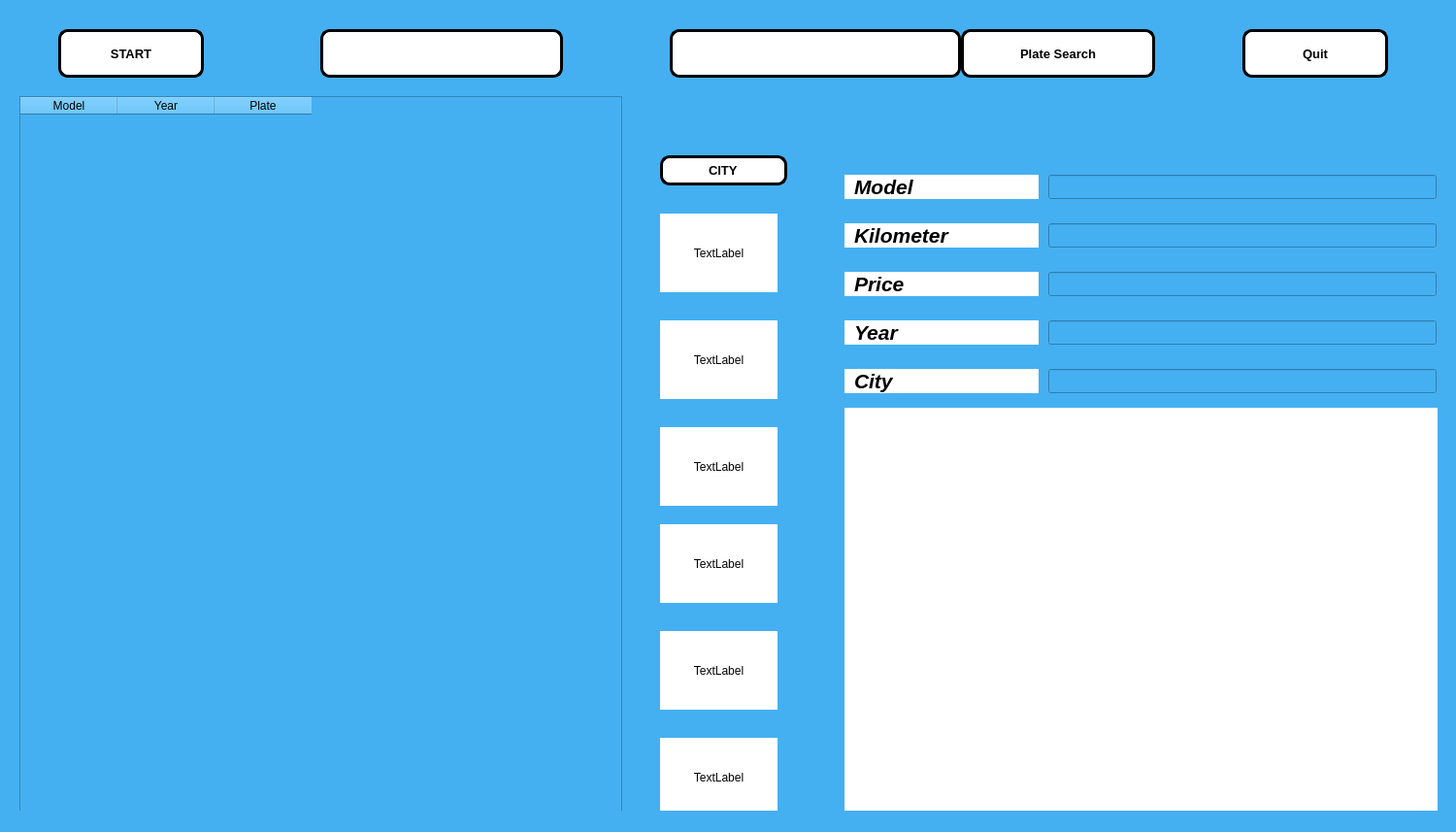
<?xml version="1.0" encoding="UTF-8"?>
<ui version="4.0">
 <class>MainWindow</class>
 <widget class="QMainWindow" name="MainWindow">
  <property name="geometry">
   <rect>
    <x>0</x>
    <y>0</y>
    <width>1500</width>
    <height>857</height>
   </rect>
  </property>
  <property name="windowTitle">
   <string>MainWindow</string>
  </property>
  <property name="styleSheet">
   <string notr="true">background-color: rgb(69,176,241);

</string>
  </property>
  <widget class="QWidget" name="centralwidget">
   <widget class="QTableWidget" name="table_autos">
    <property name="geometry">
     <rect>
      <x>20</x>
      <y>99</y>
      <width>621</width>
      <height>801</height>
     </rect>
    </property>
    <property name="rowCount">
     <number>0</number>
    </property>
    <property name="columnCount">
     <number>3</number>
    </property>
    <column>
     <property name="text">
      <string>Model</string>
     </property>
    </column>
    <column>
     <property name="text">
      <string>Year</string>
     </property>
    </column>
    <column>
     <property name="text">
      <string>Plate</string>
     </property>
    </column>
   </widget>
   <widget class="QLineEdit" name="plate">
    <property name="geometry">
     <rect>
      <x>690</x>
      <y>30</y>
      <width>300</width>
      <height>50</height>
     </rect>
    </property>
    <property name="styleSheet">
     <string notr="true">border-radius:10px;
border-width:3px;
border-style: solid;
background-color: rgb(255, 255, 255);
border-color: rgb(0, 0, 0);


</string>
    </property>
    <property name="alignment">
     <set>Qt::AlignCenter</set>
    </property>
   </widget>
   <widget class="QPushButton" name="PlateSearch">
    <property name="geometry">
     <rect>
      <x>990</x>
      <y>30</y>
      <width>200</width>
      <height>50</height>
     </rect>
    </property>
    <property name="font">
     <font>
      <family>Arial</family>
      <pointsize>10</pointsize>
      <weight>75</weight>
      <bold>true</bold>
     </font>
    </property>
    <property name="styleSheet">
     <string notr="true">QPushButton{border-radius:10px;
border-width:3px;
border-style: solid;
background-color: rgb(255, 255, 255);
border-color: rgb(0, 0, 0);




}
QPushButton:hover{background-color: rgb(147, 147, 141);}


</string>
    </property>
    <property name="text">
     <string>Plate Search</string>
    </property>
   </widget>
   <widget class="QPushButton" name="start">
    <property name="geometry">
     <rect>
      <x>60</x>
      <y>30</y>
      <width>150</width>
      <height>50</height>
     </rect>
    </property>
    <property name="font">
     <font>
      <family>Arial</family>
      <pointsize>10</pointsize>
      <weight>75</weight>
      <bold>true</bold>
     </font>
    </property>
    <property name="styleSheet">
     <string notr="true">QPushButton{border-radius:10px;
border-width:3px;
border-style: solid;
background-color: rgb(255, 255, 255);
border-color: rgb(0, 0, 0);




}
QPushButton:hover{background-color: rgb(147, 147, 141);}



</string>
    </property>
    <property name="text">
     <string>START</string>
    </property>
   </widget>
   <widget class="QLineEdit" name="total">
    <property name="geometry">
     <rect>
      <x>330</x>
      <y>30</y>
      <width>250</width>
      <height>50</height>
     </rect>
    </property>
    <property name="font">
     <font>
      <family>Arial</family>
      <pointsize>10</pointsize>
      <weight>75</weight>
      <bold>true</bold>
     </font>
    </property>
    <property name="styleSheet">
     <string notr="true">border-radius:10px;
border-width:3px;
border-style: solid;
background-color: rgb(255, 255, 255);
border-color: rgb(0, 0, 0);


</string>
    </property>
    <property name="text">
     <string/>
    </property>
    <property name="alignment">
     <set>Qt::AlignCenter</set>
    </property>
   </widget>
   <widget class="QPushButton" name="quit">
    <property name="geometry">
     <rect>
      <x>1280</x>
      <y>30</y>
      <width>150</width>
      <height>50</height>
     </rect>
    </property>
    <property name="font">
     <font>
      <family>Arial</family>
      <pointsize>10</pointsize>
      <weight>75</weight>
      <bold>true</bold>
     </font>
    </property>
    <property name="styleSheet">
     <string notr="true">QPushButton{border-radius:10px;
border-width:3px;
border-style: solid;
background-color: rgb(255, 255, 255);
border-color: rgb(0, 0, 0);




}
QPushButton:hover{background-color: rgb(147, 147, 141);}


</string>
    </property>
    <property name="text">
     <string>Quit</string>
    </property>
   </widget>
   <widget class="QLineEdit" name="Year_info">
    <property name="geometry">
     <rect>
      <x>1080</x>
      <y>330</y>
      <width>400</width>
      <height>25</height>
     </rect>
    </property>
    <property name="font">
     <font>
      <family>Arial</family>
      <pointsize>16</pointsize>
      <weight>75</weight>
      <italic>true</italic>
      <bold>true</bold>
     </font>
    </property>
   </widget>
   <widget class="QLineEdit" name="City_info">
    <property name="geometry">
     <rect>
      <x>1080</x>
      <y>380</y>
      <width>400</width>
      <height>25</height>
     </rect>
    </property>
    <property name="font">
     <font>
      <family>Arial</family>
      <pointsize>16</pointsize>
      <weight>75</weight>
      <italic>true</italic>
      <bold>true</bold>
     </font>
    </property>
   </widget>
   <widget class="QLineEdit" name="model_info">
    <property name="geometry">
     <rect>
      <x>1080</x>
      <y>180</y>
      <width>400</width>
      <height>25</height>
     </rect>
    </property>
    <property name="font">
     <font>
      <family>Arial</family>
      <pointsize>16</pointsize>
      <weight>75</weight>
      <italic>true</italic>
      <bold>true</bold>
     </font>
    </property>
    <property name="alignment">
     <set>Qt::AlignCenter</set>
    </property>
    <property name="cursorMoveStyle">
     <enum>Qt::LogicalMoveStyle</enum>
    </property>
   </widget>
   <widget class="QLineEdit" name="kilometer_info">
    <property name="geometry">
     <rect>
      <x>1080</x>
      <y>230</y>
      <width>400</width>
      <height>25</height>
     </rect>
    </property>
    <property name="font">
     <font>
      <family>Arial</family>
      <pointsize>16</pointsize>
      <weight>75</weight>
      <italic>true</italic>
      <bold>true</bold>
     </font>
    </property>
   </widget>
   <widget class="QLineEdit" name="Price_info">
    <property name="geometry">
     <rect>
      <x>1080</x>
      <y>280</y>
      <width>400</width>
      <height>25</height>
     </rect>
    </property>
    <property name="font">
     <font>
      <family>Arial</family>
      <pointsize>16</pointsize>
      <weight>75</weight>
      <italic>true</italic>
      <bold>true</bold>
     </font>
    </property>
   </widget>
   <widget class="QLabel" name="model">
    <property name="geometry">
     <rect>
      <x>870</x>
      <y>180</y>
      <width>200</width>
      <height>25</height>
     </rect>
    </property>
    <property name="font">
     <font>
      <family>Arial</family>
      <pointsize>16</pointsize>
      <weight>75</weight>
      <italic>true</italic>
      <bold>true</bold>
     </font>
    </property>
    <property name="styleSheet">
     <string notr="true">background-color: rgb(255, 255, 255);
border-color: rgb(255, 2, 255);
</string>
    </property>
    <property name="text">
     <string>Model</string>
    </property>
    <property name="margin">
     <number>0</number>
    </property>
    <property name="indent">
     <number>10</number>
    </property>
   </widget>
   <widget class="QLabel" name="kilometer">
    <property name="geometry">
     <rect>
      <x>870</x>
      <y>230</y>
      <width>200</width>
      <height>25</height>
     </rect>
    </property>
    <property name="font">
     <font>
      <family>Arial</family>
      <pointsize>16</pointsize>
      <weight>75</weight>
      <italic>true</italic>
      <bold>true</bold>
     </font>
    </property>
    <property name="styleSheet">
     <string notr="true">background-color: rgb(255, 255, 255);
border-color: rgb(255, 2, 255);</string>
    </property>
    <property name="text">
     <string>Kilometer</string>
    </property>
    <property name="indent">
     <number>10</number>
    </property>
   </widget>
   <widget class="QLabel" name="Year">
    <property name="geometry">
     <rect>
      <x>870</x>
      <y>330</y>
      <width>200</width>
      <height>25</height>
     </rect>
    </property>
    <property name="font">
     <font>
      <family>Arial</family>
      <pointsize>16</pointsize>
      <weight>75</weight>
      <italic>true</italic>
      <bold>true</bold>
     </font>
    </property>
    <property name="styleSheet">
     <string notr="true">background-color: rgb(255, 255, 255);
border-color: rgb(255, 2, 255);</string>
    </property>
    <property name="text">
     <string>Year</string>
    </property>
    <property name="indent">
     <number>10</number>
    </property>
   </widget>
   <widget class="QLabel" name="Price">
    <property name="geometry">
     <rect>
      <x>870</x>
      <y>280</y>
      <width>200</width>
      <height>25</height>
     </rect>
    </property>
    <property name="font">
     <font>
      <family>Arial</family>
      <pointsize>16</pointsize>
      <weight>75</weight>
      <italic>true</italic>
      <bold>true</bold>
     </font>
    </property>
    <property name="styleSheet">
     <string notr="true">background-color: rgb(255, 255, 255);
border-color: rgb(255, 2, 255);</string>
    </property>
    <property name="text">
     <string>Price</string>
    </property>
    <property name="scaledContents">
     <bool>true</bool>
    </property>
    <property name="indent">
     <number>10</number>
    </property>
   </widget>
   <widget class="QLabel" name="City1">
    <property name="geometry">
     <rect>
      <x>870</x>
      <y>380</y>
      <width>200</width>
      <height>25</height>
     </rect>
    </property>
    <property name="font">
     <font>
      <family>Arial</family>
      <pointsize>16</pointsize>
      <weight>75</weight>
      <italic>true</italic>
      <bold>true</bold>
     </font>
    </property>
    <property name="styleSheet">
     <string notr="true">background-color: rgb(255, 255, 255);
border-color: rgb(255, 2, 255);</string>
    </property>
    <property name="text">
     <string>City</string>
    </property>
    <property name="indent">
     <number>10</number>
    </property>
   </widget>
   <widget class="QLabel" name="image_label">
    <property name="geometry">
     <rect>
      <x>870</x>
      <y>420</y>
      <width>611</width>
      <height>431</height>
     </rect>
    </property>
    <property name="styleSheet">
     <string notr="true">
background-color: rgb(255, 255, 255);</string>
    </property>
    <property name="text">
     <string/>
    </property>
    <property name="pixmap">
     <pixmap>../elegant.jpg</pixmap>
    </property>
    <property name="scaledContents">
     <bool>true</bool>
    </property>
   </widget>
   <widget class="QLineEdit" name="city">
    <property name="geometry">
     <rect>
      <x>680</x>
      <y>160</y>
      <width>131</width>
      <height>31</height>
     </rect>
    </property>
    <property name="font">
     <font>
      <family>Arial</family>
      <pointsize>10</pointsize>
      <weight>75</weight>
      <bold>true</bold>
     </font>
    </property>
    <property name="styleSheet">
     <string notr="true">border-radius:10px;
border-width:3px;
border-style: solid;
background-color: rgb(255, 255, 255);
border-color: rgb(0, 0, 0);


</string>
    </property>
    <property name="text">
     <string>CITY</string>
    </property>
    <property name="alignment">
     <set>Qt::AlignCenter</set>
    </property>
   </widget>
   <widget class="QLabel" name="label_7">
    <property name="geometry">
     <rect>
      <x>680</x>
      <y>540</y>
      <width>121</width>
      <height>81</height>
     </rect>
    </property>
    <property name="styleSheet">
     <string notr="true">background-color: rgb(255, 255, 255);
border-color: rgb(255, 2, 255);</string>
    </property>
    <property name="text">
     <string>TextLabel</string>
    </property>
    <property name="alignment">
     <set>Qt::AlignCenter</set>
    </property>
   </widget>
   <widget class="QLabel" name="label_8">
    <property name="geometry">
     <rect>
      <x>680</x>
      <y>650</y>
      <width>121</width>
      <height>81</height>
     </rect>
    </property>
    <property name="styleSheet">
     <string notr="true">background-color: rgb(255, 255, 255);
border-color: rgb(255, 2, 255);</string>
    </property>
    <property name="text">
     <string>TextLabel</string>
    </property>
    <property name="alignment">
     <set>Qt::AlignCenter</set>
    </property>
   </widget>
   <widget class="QLabel" name="label_9">
    <property name="geometry">
     <rect>
      <x>680</x>
      <y>760</y>
      <width>121</width>
      <height>81</height>
     </rect>
    </property>
    <property name="styleSheet">
     <string notr="true">background-color: rgb(255, 255, 255);
border-color: rgb(255, 2, 255);</string>
    </property>
    <property name="text">
     <string>TextLabel</string>
    </property>
    <property name="alignment">
     <set>Qt::AlignCenter</set>
    </property>
   </widget>
   <widget class="QLabel" name="label_10">
    <property name="geometry">
     <rect>
      <x>680</x>
      <y>220</y>
      <width>121</width>
      <height>81</height>
     </rect>
    </property>
    <property name="styleSheet">
     <string notr="true">background-color: rgb(255, 255, 255);
border-color: rgb(255, 2, 255);</string>
    </property>
    <property name="text">
     <string>TextLabel</string>
    </property>
    <property name="alignment">
     <set>Qt::AlignCenter</set>
    </property>
   </widget>
   <widget class="QLabel" name="label_11">
    <property name="geometry">
     <rect>
      <x>680</x>
      <y>440</y>
      <width>121</width>
      <height>81</height>
     </rect>
    </property>
    <property name="styleSheet">
     <string notr="true">background-color: rgb(255, 255, 255);
border-color: rgb(255, 2, 255);</string>
    </property>
    <property name="text">
     <string>TextLabel</string>
    </property>
    <property name="alignment">
     <set>Qt::AlignCenter</set>
    </property>
   </widget>
   <widget class="QLabel" name="label_12">
    <property name="geometry">
     <rect>
      <x>680</x>
      <y>330</y>
      <width>121</width>
      <height>81</height>
     </rect>
    </property>
    <property name="styleSheet">
     <string notr="true">background-color: rgb(255, 255, 255);
border-color: rgb(255, 2, 255);</string>
    </property>
    <property name="text">
     <string>TextLabel</string>
    </property>
    <property name="alignment">
     <set>Qt::AlignCenter</set>
    </property>
   </widget>
  </widget>
  <widget class="QStatusBar" name="statusbar"/>
 </widget>
 <resources/>
 <connections/>
</ui>
